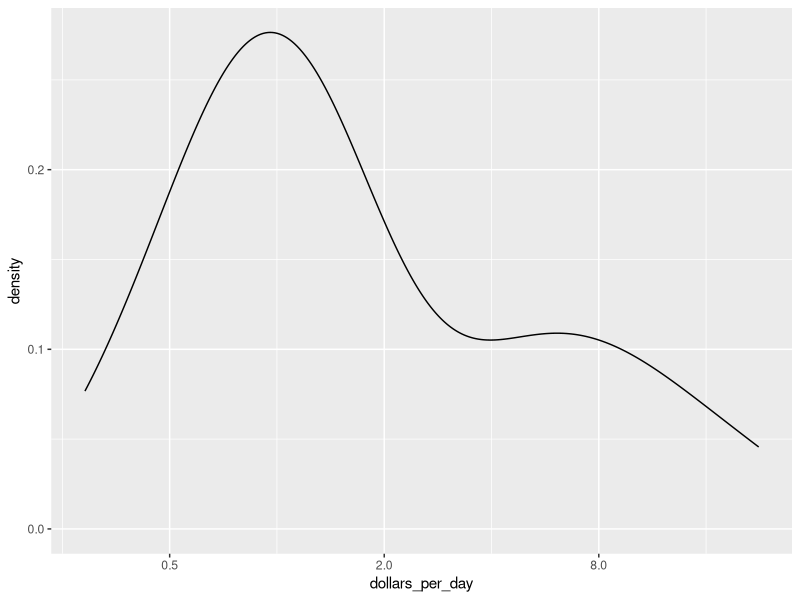

R code for this plot:
# Instructions
# Now we are going to calculate and plot dollars per day for African countries in 2010 using GDP data.

# In the second part of this analysis, we will plot the smooth density plot using a log (base 2) x axis.

# Instructions
# The dataset including the dollars_per_day variable is preloaded as daydollars.

# Create a smooth density plot of dollars per day from daydollars.

# Use scale_x_continuous to change the x-axis to a log (base 2) scale.

library(dplyr)
library(ggplot2)
library(dslabs)
data(gapminder)

#cria a variável dollars_per_day e filtra para países africanos em 2010, removendo NAs
daydollars <- gapminder %>% 
  mutate(dollars_per_day = gdp / population / 365) %>% 
  filter(continent == "Africa", year == 2010, !is.na(dollars_per_day))

#cria um gráfico de densidade de dólares por dia com eixo x em escala log2
p <- daydollars %>%
  ggplot(aes(x = dollars_per_day)) +
  geom_density() +
  scale_x_continuous(trans = "log2")
